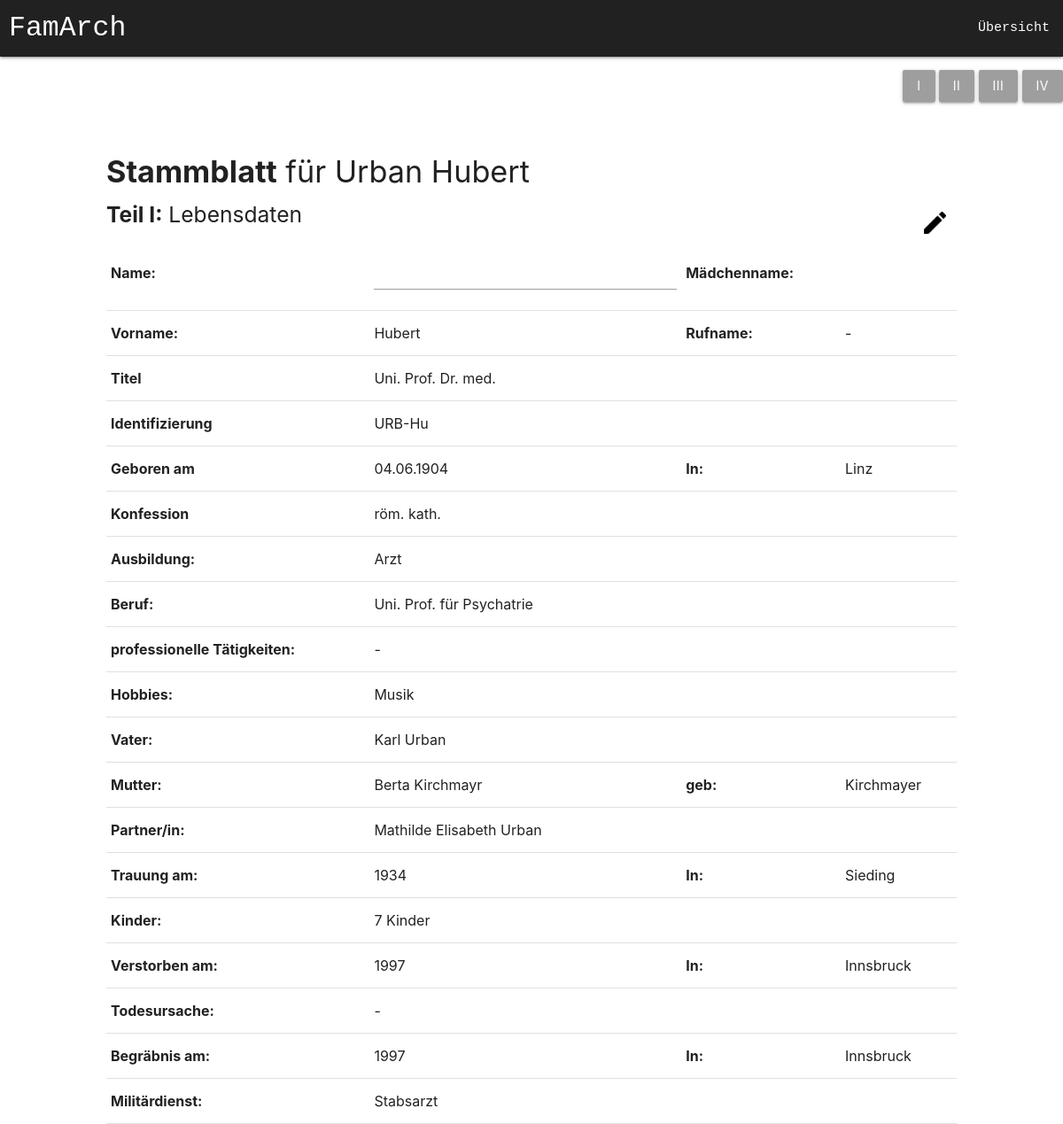
The page /nahansicht.php?curPerson=52 on the database its author committed.
### tables this page shows
CREATE TABLE lebensdaten (
		id INTEGER,
		nachname VARCHAR(400),
		vorname VARCHAR(400),
		maedName VARCHAR(400),
		rufname VARCHAR(400),
		titel VARCHAR(200),
		kurzzeichen VARCHAR(500),
		gebDatum VARCHAR(300),
		gebOrt VARCHAR(300),
		konfession VARCHAR(200),
		ausbildung VARCHAR(500),
		berufLaufbahn VARCHAR(200),
		profTaetigkeiten VARCHAR(100),
		hobbies VARCHAR(100),
		vater INTEGER,
		mutter INTEGER,
		gebMutter VARCHAR(200),
		partnerin INTEGER,
		trauDatum VARCHAR(300),
		trauOrt VARCHAR(300),
		kind VARCHAR(500),
		geschwister VARCHAR(500),
		verstorbenAm VARCHAR(300),
		verstorbenIn VARCHAR(300),
		todUrsache VARCHAR(300),
		begraebnisAm VARCHAR(300),
		begraebnisIn VARCHAR(300),
		militaerdienst VARCHAR(400),
		geschlecht VARCHAR(300),
		stammbaum boolean,
		PRIMARY KEY(id),
		FOREIGN KEY (vater) REFERENCES lebensdaten(id),
		FOREIGN KEY (mutter) REFERENCES lebensdaten(id),
		FOREIGN KEY (partnerin) REFERENCES lebensdaten(id)
	);

### nahansicht.php (called while the page is built, shortened)
<?php
include 'open.php';
$curPerson=$_GET['curPerson'];
if(isset($_GET['stammblattnr'])) {
	$stammblattnr=$_GET['stammblattnr'];
}
else {
	$stammblattnr=1;
}
$row=$pdo -> query("SELECT * FROM lebensdaten WHERE id=$curPerson");
$person=$row->fetch();
$query=$pdo -> query("SELECT vorname,nachname FROM lebensdaten WHERE id=$person[vater]");
try {
	$vater_row = $query->fetch(PDO::FETCH_ASSOC);
	$vater = $vater_row['vorname'] . " " . $vater_row['nachname'];
}catch(Error $e) {
	$vater="";
}
$query=$pdo -> query("SELECT vorname,nachname FROM lebensdaten WHERE id=$person[mutter]");
try {
	$mutter_row = $query->fetch(PDO::FETCH_ASSOC);
	$mutter = $mutter_row['vorname'] . " " . $mutter_row['nachname'];
}catch(Error $e) {
	$mutter="";
}
$query=$pdo -> query("SELECT vorname,nachname FROM lebensdaten WHERE id=$person[partnerin]");
try {
	$partnerin_row = $query->fetch(PDO::FETCH_ASSOC);
	$partnerin = $partnerin_row['vorname'] . " " . $partnerin_row['nachname'];
}catch(Error $e) {
	$partnerin="";
}
if($stammblattnr == 1) {
	$sb_nr = "I";
}
include 'nahansicht-gui_' . $sb_nr . '.php';
?>

### nahansicht-gui_I.php (the view, shortened to what this page needs)
<!doctype html>
<html>
	<head>
	<link type="text/css" rel="stylesheet" href="materialize/css/materialize.min.css" media="screen,projection">
	<link rel="stylesheet" href="style.css">
</head>
<body>
	<nav>
    <div class="nav-wrapper grey darken-4">
		<a href="index.php" class="brand-logo logo">FamArch</a>
    	<ul id="nav-mobile" class="right hide-on-med-and-down">
			<li><a href="uebersicht.php" class="navBar">Übersicht</a></li>
     	</ul>
    </div>
  </nav>
	<p align="right">
		<a href="nahansicht.php?curPerson=<?php echo $curPerson; ?>&stammblattnr=1" class='btn grey' value="0">I</a>
		<a href="nahansicht.php?curPerson=<?php echo $curPerson; ?>&stammblattnr=2" class='btn grey' value="0">II</a>
		<a href="nahansicht.php?curPerson=<?php echo $curPerson; ?>&stammblattnr=3" class='btn grey' value="0">III</a>
		<a href="nahansicht.php?curPerson=<?php echo $curPerson; ?>&stammblattnr=4" class='btn grey' value="0">IV</a>
	</p>
	<br>
	<div class="stammblattHeading">
		<h4 ><b>Stammblatt</b> für <?php echo $person['nachname']?> <?php echo $person['vorname']?></h4>
		<h5><b>Teil I:</b> Lebensdaten
			<a href="nahansicht.php?curPerson=<?php echo $curPerson; ?>&stammblattnr=1&edit=true" class="btn-flat editBtn" ><img src="img/edit.png" alt="Bearbeitung" class="editIcon"></a>
		</h5>
	</div>
	<br>
	<div class="nahansichtGesamtTabelle">
		<table>
			<tbody>
			  <tr>
				<td><b>Name:</b></td>
				<td><?php echo "<input id=\"first_name\" type=\"text\" class=\"validate\">" ?></td>
				<td><b>Mädchenname:</b></td>
				<td><?php echo $person['maedName']?></td>
			  </tr>
			  <tr>
				<td><b>Vorname:</b></td>
				<td><?php echo $person['vorname']?></td>
				<td><b>Rufname:</b></td>
				<td><?php echo $person['rufname']?></td>
			  </tr>
			  <tr>
				<td><b>Titel</b></td>
				<td><?php echo $person['titel']?></td>
			  </tr>
			  <tr>
				<td><b>Identifizierung</b></td>
				<td><?php echo $person['kurzzeichen']?></td>
			  </tr>
			  <tr>
				<td><b>Geboren am</b></td>
				<td><?php echo $person['gebDatum']?></td>
				<td><b>In:</b></td>
				<td><?php echo $person['gebOrt']?></td>
			  </tr>
			  <tr>
				<td><b>Konfession</b></td>
				<td><?php echo $person['konfession']?></td>
			  </tr>
			  <tr>
				<td><b>Ausbildung:</b></td>
				<td><?php echo $person['ausbildung']?></td>
			  </tr>
			  <tr>
				<td><b>Beruf:</b></td>
				<td><?php echo $person['berufLaufbahn']?></td>
			  </tr>
			  <tr>
				<td><b>professionelle Tätigkeiten:</b></td>
				<td><?php echo $person['profTaetigkeiten']?></td>
			  </tr>
			  <tr>
				<td><b>Hobbies:</b></td>
				<td><?php echo $person['hobbies']?></td>
			  </tr>
			  <tr>
				<td><b>Vater:</b></td>
				<td><?php echo $vater ?></td>
			  </tr>
			  <tr>
				<td><b>Mutter:</b></td>
				<td><?php echo $mutter?></td>
				<td><b>geb:</b></td>
				<td ><?php echo $person['gebMutter']?></td>
			  </tr>
			  <tr>
				<td><b>Partner/in:</b></td>
				<td><?php echo $partnerin?></td>
			  </tr>
			  <tr>
				<td><b>Trauung am:</b></td>
				<td><?php echo $person['trauDatum']?></td>
				<td><b>In:</b></td>
				<td><?php echo $person['trauOrt']?></td>
			  </tr>
			  <tr>
				<td><b>Kinder:</b></td>
				<td><?php echo $person['kind']?></td>
			  </tr>
			  <tr>
				<td><b>Verstorben am:</b></td>
				<td><?php echo $person['verstorbenAm']?></td>
				<td><b>In:</b></td>
				<td><?php echo $person['verstorbenIn']?></td>
			  </tr>
			  <tr>
				<td><b>Todesursache:</b></td>
				<td><?php echo $person['todUrsache']?></td>
			  </tr>
			  <tr>
				<td><b>Begräbnis am:</b></td>
				<td><?php echo $person['begraebnisAm']?></td>
				<td><b>In:</b></td>
				<td><?php echo $person['begraebnisIn']?></td>
			  </tr>
			  <tr>
				<td><b>Militärdienst:</b></td>
				<td><?php echo $person['militaerdienst']?></td>
			  </tr>
			</tbody>
		  </table>
	</div>
</body></html>

### style.css (style rules this page uses)
.stammblattHeading { margin-left:10%; float:left; width:80%; }
.editBtn { position:absolute; right:10%; width: 50px; height: 50px; }
.editIcon { position:absolute; top:10px; left:13px; width: 25px; height: 25px; }
.nahansichtGesamtTabelle { width:80%; margin-left: 10%; }
.navBar { font-family:Consolas, "Andale Mono", "Lucida Console", "Lucida Sans Typewriter", Monaco, "Courier New", "monospace"; }
.logo { margin-left: 10px; font-family:Consolas, "Andale Mono", "Lucida Console", "Lucida Sans Typewriter", Monaco, "Courier New", "monospace"; }

### rows shown on the page
lebensdaten: nachname "Urban", vorname "Hubert", rufname "-", titel "Uni. Prof. Dr. med.", kurzzeichen "URB-Hu", gebDatum "04.06.1904", gebOrt "Linz", konfession "röm. kath.", ausbildung "Arzt", berufLaufbahn "Uni. Prof. für Psychatrie", profTaetigkeiten "-", hobbies "Musik", gebMutter "Kirchmayer", trauDatum "1934", trauOrt "Sieding", kind "7 Kinder", verstorbenAm "1997", verstorbenIn "Innsbruck", todUrsache "-", begraebnisAm "1997", begraebnisIn "Innsbruck", militaerdienst "Stabsarzt"
lebensdaten: vater "Karl Urban"
lebensdaten: mutter "Berta Kirchmayr"
lebensdaten: partnerin "Mathilde Elisabeth Urban"
